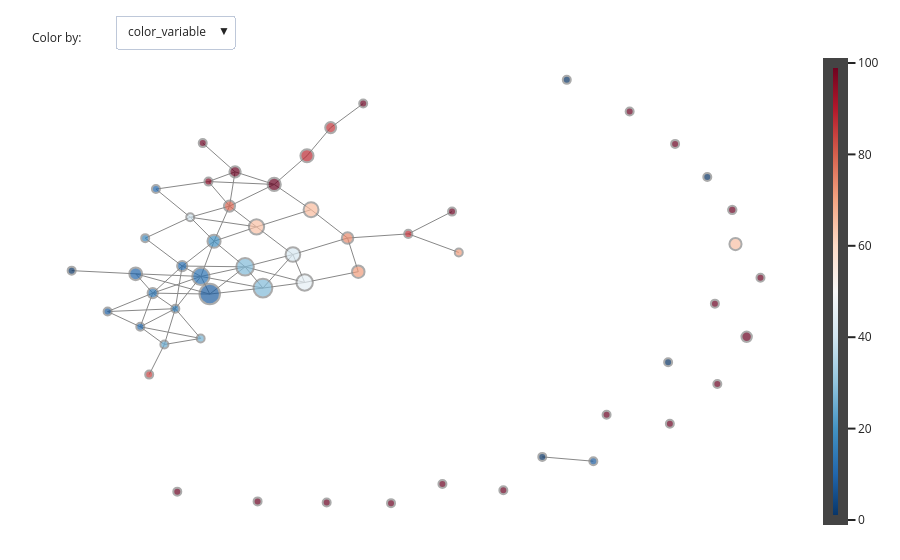
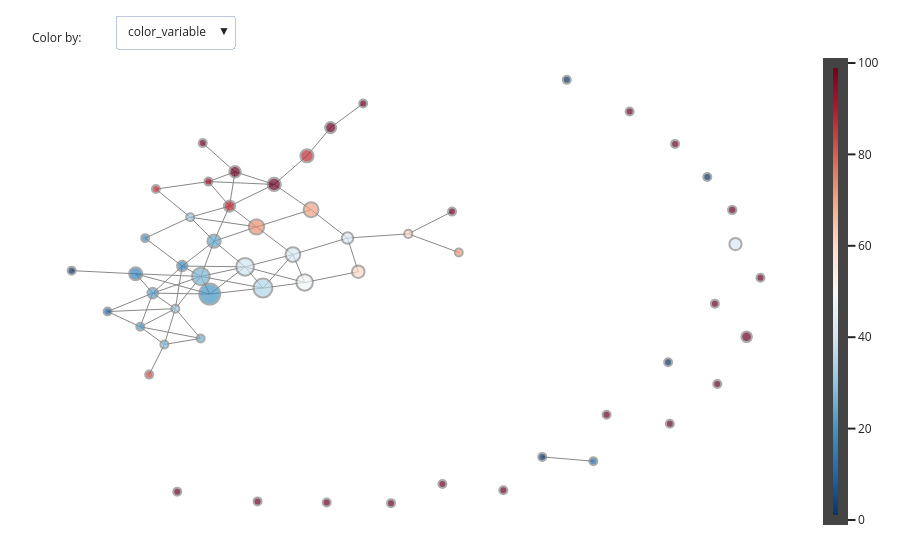

Notebook code cell kept with these figures, in order:
### Code cell
for year in range(2016, 1996, -4):
    print(f'-- {year} Election --')
    fig = plotting.get_graph_plot_colored_by_election_results(
        pipe, year, df, data_per_year['2016'],
        keep_layout=reference_layout)
    fig.show(config={'scrollZoom': True})
